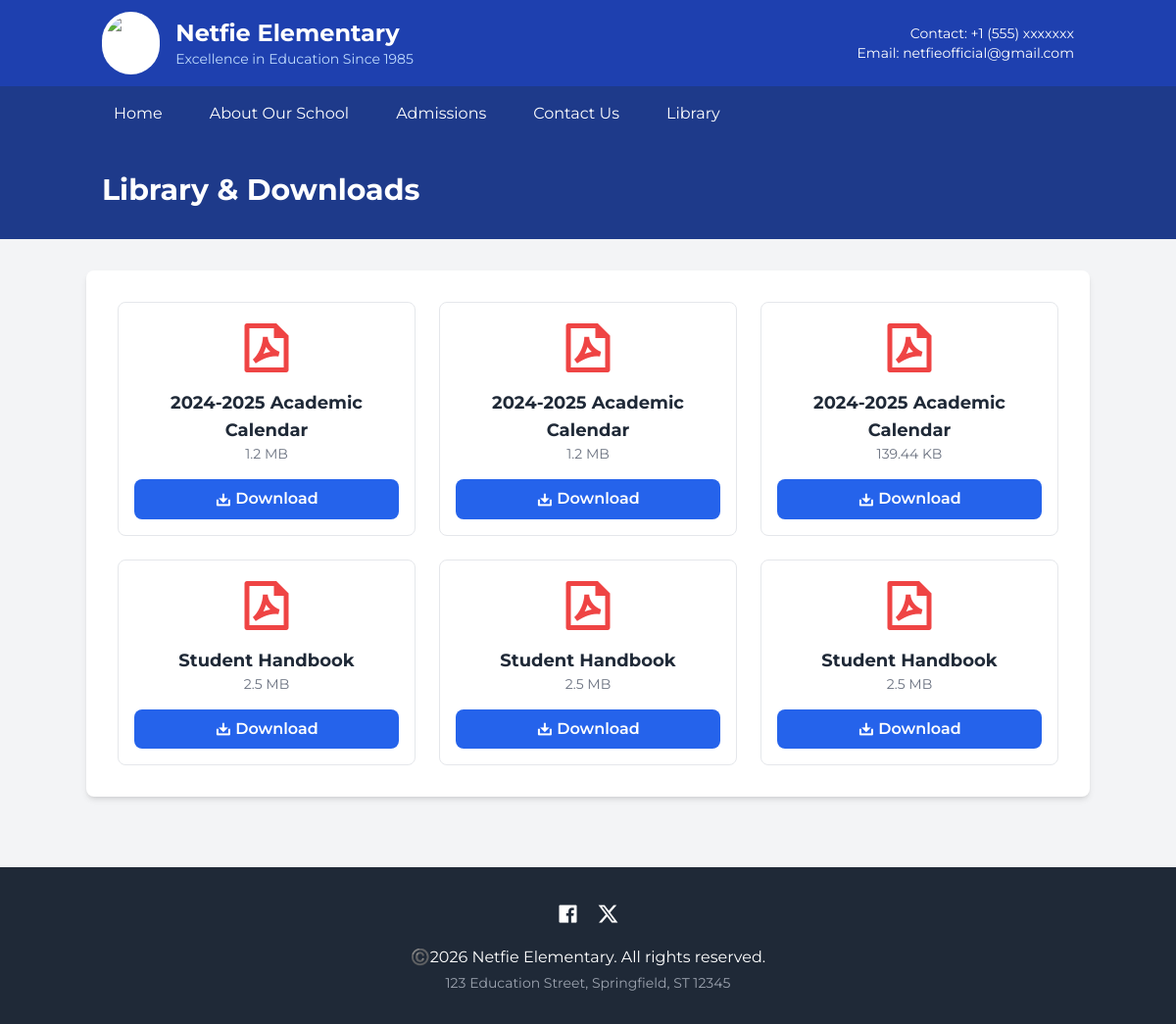
The page /library.php on the database its author committed.
### tables this page shows
CREATE TABLE `pages` (
  `id` int(11) NOT NULL,
  `title` varchar(255) NOT NULL,
  `slug` varchar(255) NOT NULL,
  `content` longtext NOT NULL,
  `created_at` timestamp NOT NULL DEFAULT current_timestamp()
);

CREATE TABLE `downloads` (
  `id` int(11) NOT NULL,
  `title` varchar(255) NOT NULL,
  `file_path` varchar(255) NOT NULL,
  `file_size` varchar(50) NOT NULL,
  `file_type` enum('pdf','excel','word') NOT NULL
);

### includes/functions.php (called while the page is built, shortened)
<?php
function get_all_settings($conn) {
    $settings = [];
    $sql = "SELECT setting_key, setting_value FROM settings";
    $result = mysqli_query($conn, $sql);
    if ($result) {
        while($row = mysqli_fetch_assoc($result)){
            $settings[$row['setting_key']] = $row['setting_value'];
        }
    }
    return $settings;
}
?>

### library.php (the view)
<?php
$page_title = "Library & Downloads";
include 'includes/header.php';
$downloads_result = mysqli_query($conn, "SELECT * FROM downloads ORDER BY title ASC");
$file_icons = [
    'pdf' => ['icon' => 'ri-file-pdf-2-line', 'color' => 'text-red-500'],
    'excel' => ['icon' => 'ri-file-excel-2-line', 'color' => 'text-green-500'],
    'word' => ['icon' => 'ri-file-word-2-line', 'color' => 'text-blue-500'],
];
?>
<div class="bg-white p-8 rounded-lg shadow-md">
    <div class="grid grid-cols-1 md:grid-cols-2 lg:grid-cols-3 gap-6">
        <?php if (mysqli_num_rows($downloads_result) > 0): ?>
            <?php while($download = mysqli_fetch_assoc($downloads_result)):
                $icon_class = $file_icons[$download['file_type']] ?? $file_icons['pdf'];
            ?>
            <div class="border rounded-lg p-4 flex flex-col items-center text-center hover:shadow-lg transition-shadow">
                <i class="<?= $icon_class['icon'] ?> <?= $icon_class['color'] ?> text-6xl mb-3"></i>
                <h3 class="font-bold text-lg text-gray-800"><?= htmlspecialchars($download['title']) ?></h3>
                <p class="text-sm text-gray-500 mb-4"><?= htmlspecialchars($download['file_size']) ?></p>
                <a href="<?= htmlspecialchars($download['file_path']) ?>" download class="mt-auto w-full bg-blue-600 text-white py-2 px-4 rounded-lg hover:bg-blue-700 transition-colors font-semibold">
                    <i class="ri-download-2-line align-middle"></i> Download
                </a>
            </div>
            <?php endwhile; ?>
        <?php else: ?>
            <p class="text-gray-500 col-span-full">There are no files available for download at the moment.</p>
        <?php endif; ?>
    </div>
</div>
<?php
include 'includes/footer.php';
?>

### includes/header.php (shortened to what this page needs)
<?php
require_once __DIR__ . '/../config/db.php';
require_once __DIR__ . '/functions.php';
$settings = get_all_settings($conn);
$pages_nav_result = mysqli_query($conn, "SELECT title, slug FROM pages LIMIT 5");
$is_homepage = $is_homepage ?? false;
$page_title = $page_title ?? ($settings['school_name'] ?? 'School');
?>
<!DOCTYPE html>
<html lang="en">
<head>
    <script src="https://cdn.tailwindcss.com/3.4.16"></script>
    <link href="https://cdnjs.cloudflare.com/ajax/libs/remixicon/4.6.0/remixicon.min.css" rel="stylesheet">
</head>
<body class="bg-gray-100">
    <header class="bg-blue-800 text-white shadow-md">
        <div class="container mx-auto px-4 py-3">
            <div class="flex items-center justify-between">
                <a href="/" class="flex items-center space-x-4">
                    <img src="<?= htmlspecialchars($settings['site_logo']) ?>" alt="logo" class="h-16 w-auto bg-white p-1 rounded-full">
                    <div>
                        <h1 class="text-2xl font-bold"><?= htmlspecialchars($settings['school_name']) ?></h1>
                        <p class="text-blue-200 text-sm"><?= htmlspecialchars($settings['school_tagline']) ?></p>
                    </div>
                </a>
                <div class="hidden md:flex items-center space-x-6">
                    <div class="text-right">
                        <p class="text-sm">Contact: <?= htmlspecialchars($settings['contact_phone']) ?></p>
                        <p class="text-sm">Email: <?= htmlspecialchars($settings['contact_email']) ?></p>
                    </div>
                </div>
            </div>
        </div>
        <nav class="bg-blue-900">
            <div class="container mx-auto px-4 py-2 flex items-center space-x-6">
                <a href="/" class="text-white hover:bg-blue-700 px-3 py-2 rounded">Home</a>
                <?php while($page = mysqli_fetch_assoc($pages_nav_result)): ?>
                    <a href="page.php?slug=<?= htmlspecialchars($page['slug']) ?>" class="text-white hover:bg-blue-700 px-3 py-2 rounded"><?= htmlspecialchars($page['title']) ?></a>
                <?php endwhile; ?>
                <a href="admission.php" class="text-white hover:bg-blue-700 px-3 py-2 rounded">Admissions</a>
                <a href="contact.php" class="text-white hover:bg-blue-700 px-3 py-2 rounded">Contact Us</a>
                <a href="library.php" class="text-white hover:bg-blue-700 px-3 py-2 rounded">Library</a>
            </div>
        </nav>
    </header>
    <?php if ($is_homepage): ?>
    <section class="banner-bg h-96 relative">
        <div class="hero-overlay absolute inset-0 flex items-center">
            <div class="container mx-auto px-4">
                <h2 class="text-4xl font-bold text-white mb-4">Welcome to <?= htmlspecialchars($settings['school_name']) ?></h2>
                <a href="<?= htmlspecialchars($settings['hero_button_url']) ?>" class="bg-green-600 text-white px-6 py-3 rounded-lg font-semibold hover:bg-green-700"><?= htmlspecialchars($settings['hero_button_text']) ?></a>
            </div>
        </div>
    </section>
    <?php else: ?>
    <div class="subpage-header py-8">
        <div class="container mx-auto px-4"><h1 class="text-3xl font-bold text-white"><?= htmlspecialchars($page_title) ?></h1></div>
    </div>
    <?php endif; ?>
    <main class="container mx-auto py-8">

### rows shown on the page
pages: title "About Our School"
downloads: title "2024-2025 Academic Calendar", file_size "1.2 MB"
downloads: title "2024-2025 Academic Calendar", file_size "1.2 MB"
downloads: title "2024-2025 Academic Calendar", file_size "139.44 KB"
downloads: title "Student Handbook", file_size "2.5 MB"
downloads: title "Student Handbook", file_size "2.5 MB"
downloads: title "Student Handbook", file_size "2.5 MB"

### other values the page prints
$settings['school_name'] "Netfie Elementary"
$settings['school_tagline'] "Excellence in Education Since 1985"
$settings['contact_phone'] "+1 (555) xxxxxxx"
$settings['contact_email'] "netfieofficial@gmail.com"
$page_title "Library & Downloads"
$settings['contact_address'] "123 Education Street, Springfield, ST 12345"
